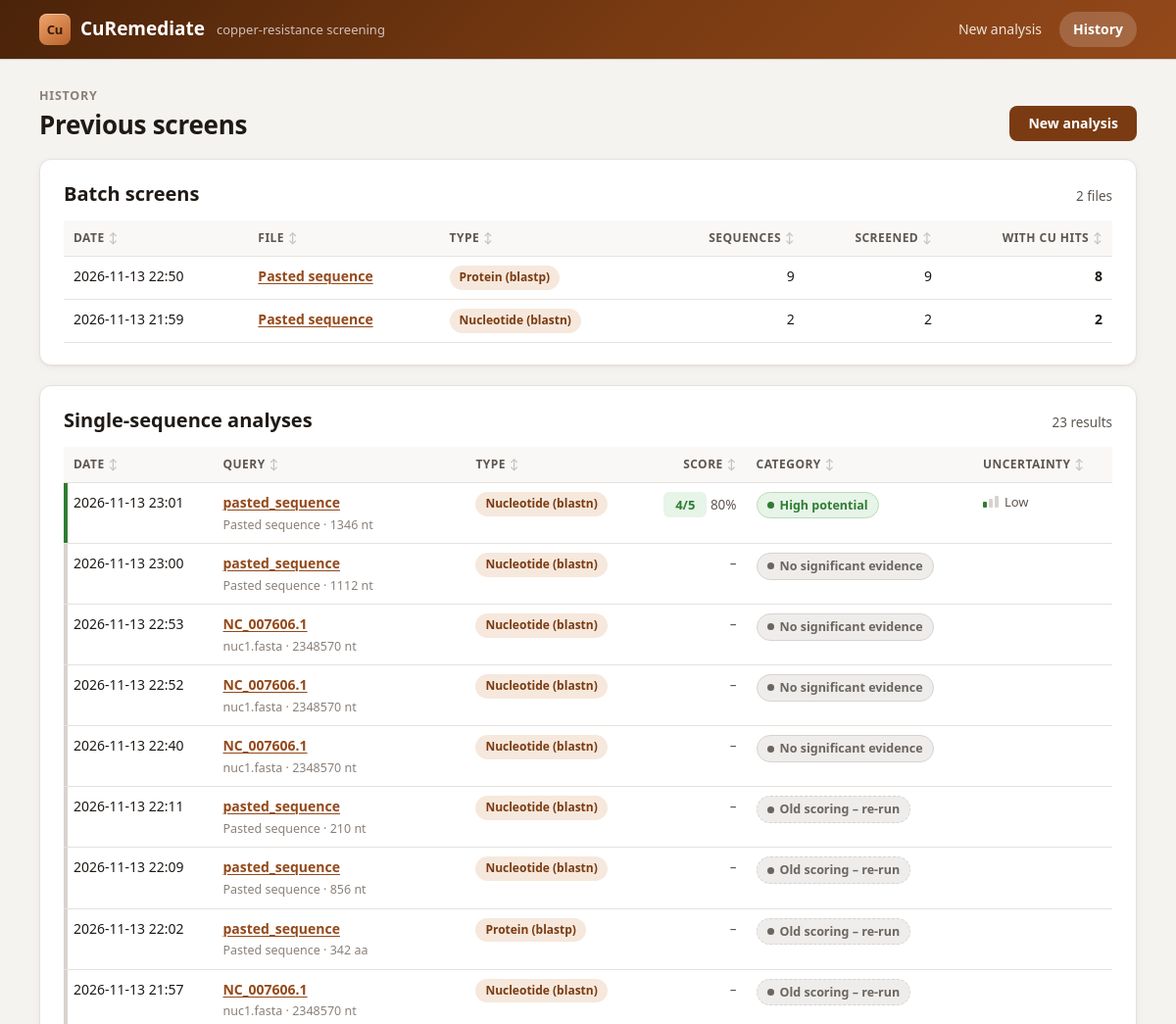
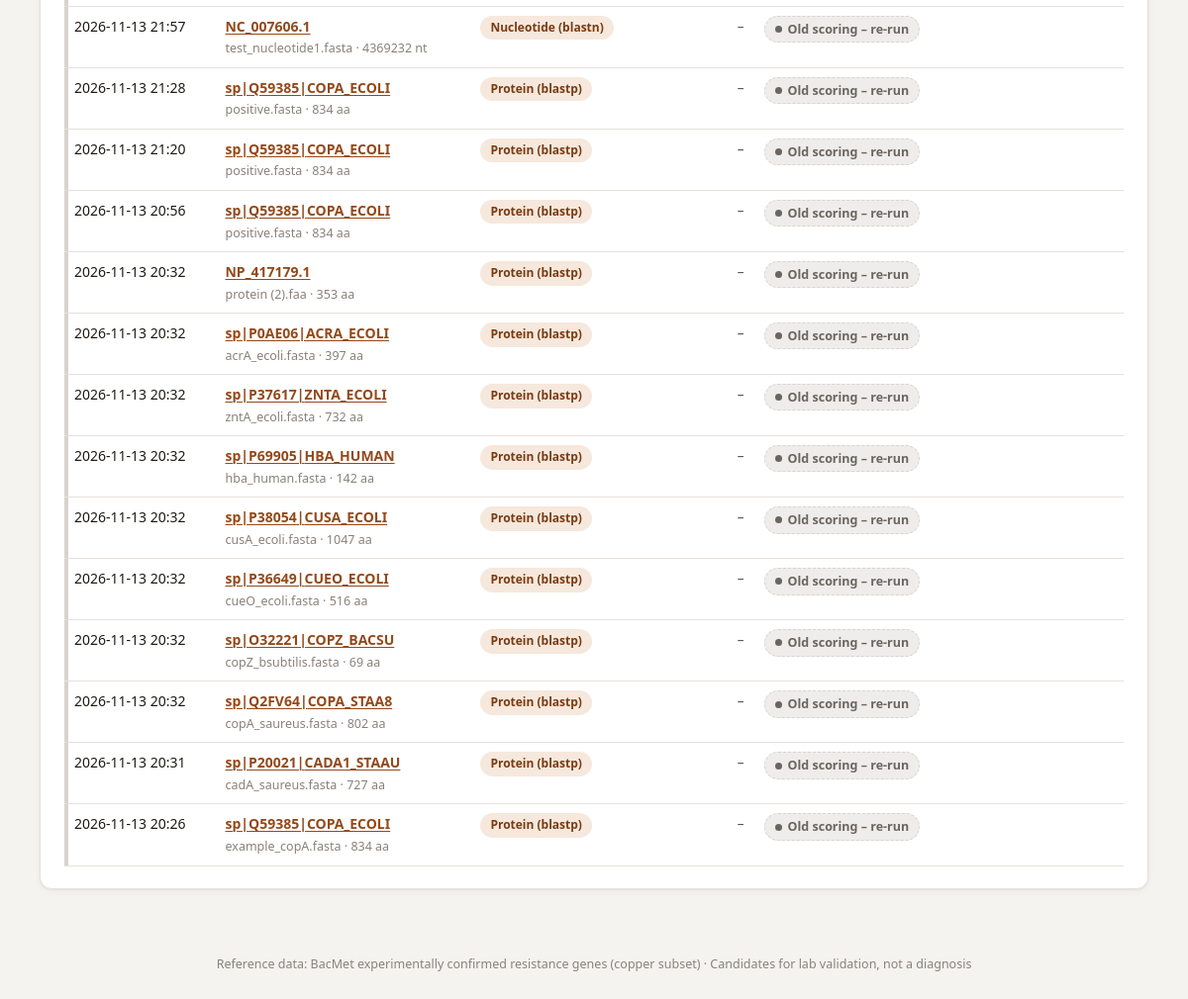
Before: /history/ with the older database file (2 pictures, top to bottom).
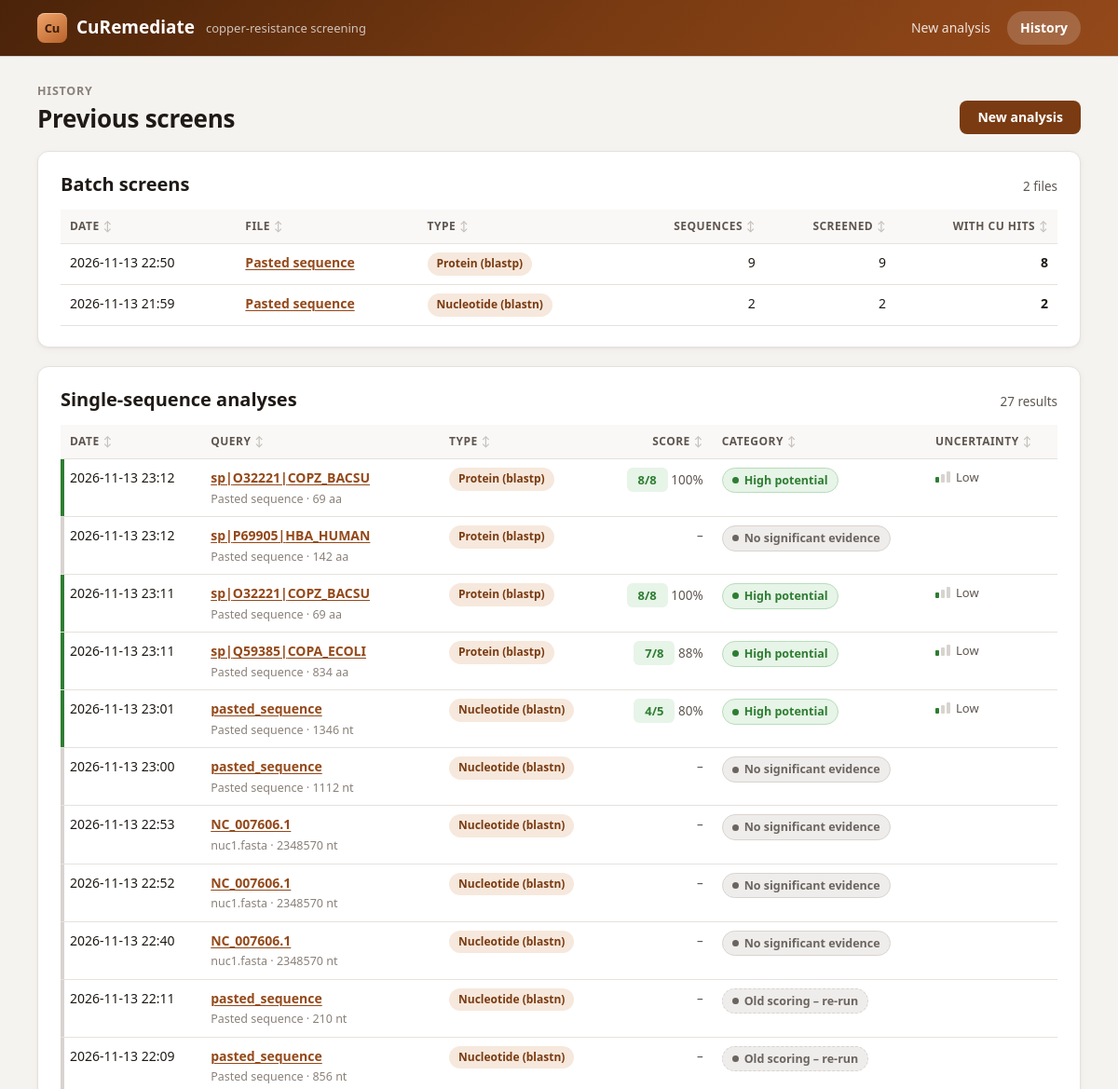
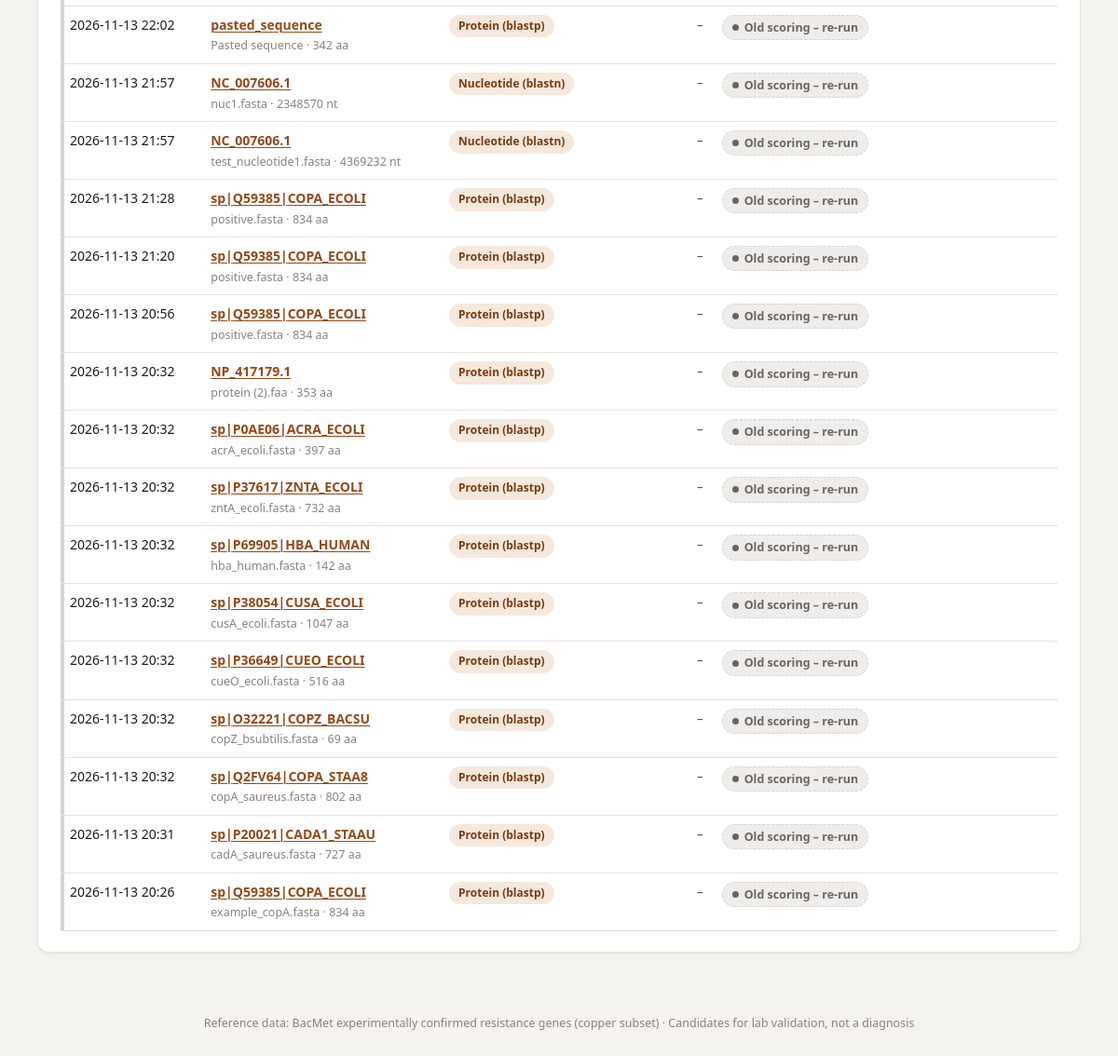
After: the same page with the newer database file (2 pictures, top to bottom).
### screening/models.py (models this page shows, shortened)
class Batch(models.Model):
    created_at = models.DateTimeField(auto_now_add=True)
    filename = models.CharField(max_length=255)
    seq_type = models.CharField(max_length=16, choices=SEQ_TYPES, default="protein")
    sequence_count = models.PositiveIntegerField()
    screened_count = models.PositiveIntegerField()
    skipped = models.JSONField(default=list, blank=True)  # [[query_id, reason], ...]
    class Meta:
        ordering = ["-created_at"]

class Analysis(models.Model):
    batch = models.ForeignKey(Batch, null=True, blank=True, on_delete=models.CASCADE, related_name="analyses")
    created_at = models.DateTimeField(auto_now_add=True)
    filename = models.CharField(max_length=255)
    seq_type = models.CharField(max_length=16, choices=SEQ_TYPES, default="protein")
    query_id = models.CharField(max_length=255)
    sequence = models.TextField()
    length = models.PositiveIntegerField()
    category = models.CharField(max_length=32, blank=True)
    score = models.PositiveSmallIntegerField(null=True, blank=True)
    max_score = models.PositiveSmallIntegerField(null=True, blank=True)  # maximum available for this sequence
    score_pct = models.FloatField(null=True, blank=True)
    uncertainty = models.CharField(max_length=16, blank=True)
    flags = models.JSONField(default=list, blank=True)
    breakdown = models.JSONField(default=list, blank=True)  # [{key, label, points (None = skipped), max, note}]
    conclusion = models.TextField(blank=True)
    class Meta:
        ordering = ["-created_at"]
    @property
    def unit(self):
        return "nt" if self.seq_type == "nucleotide" else "aa"
    @property
    def points(self):
        return {row["key"]: row["points"] for row in self.breakdown}

### screening/views.py (the view)
# urls.py: path("history/", views.history, name="history"),
def history(request):
    return render(request, "screening/history.html", {
        "batches": Batch.objects.all(),
        "analyses": Analysis.objects.filter(batch__isnull=True),
    })

### screening/templatetags/screening_ui.py (called while the page is built)
@register.filter
def breakable(text):
    escaped = conditional_escape(text)
    return mark_safe(escaped.replace("|", "|<wbr>").replace(":", ":<wbr>"))

@register.filter
def category_class(category):
    return CATEGORY_CLASSES.get(category, "legacy")

@register.filter
def uncertainty_class(uncertainty):
    return {"Low": "good", "Moderate": "mid", "High": "bad"}.get(uncertainty, "")

### screening/templates/screening/history.html (shortened to what this page needs)
{% extends "screening/base.html" %}
{% load screening_ui %}
{% block content %}
<div class="page-head">
  <div>
    <div class="eyebrow">History</div>
    <h1>Previous screens</h1>
  </div>
  <div class="page-actions"><a class="btn" href="{% url 'upload' %}">New analysis</a></div>
</div>
{% if not batches and not analyses %}
<section class="box empty-state">
  <svg class="icon-lg" viewBox="0 0 24 24" fill="none" stroke="currentColor" stroke-width="1.5" stroke-linecap="round" stroke-linejoin="round" aria-hidden="true"><path d="M3 12a9 9 0 1 0 3-6.7L3 8"/><path d="M3 3v5h5M12 7v5l3 2"/></svg>
  <h2>No analyses yet</h2>
  <p>Screen a protein or nucleotide sequence and its report will appear here.</p>
  <a class="btn" href="{% url 'upload' %}">Run your first analysis</a>
</section>
{% else %}
{% if batches %}
<section class="box">
  <div class="box-head"><h2>Batch screens</h2><span class="muted">{{ batches|length }} file{{ batches|length|pluralize }}</span></div>
  <div class="table-wrap">
    <table data-sortable>
      <thead>
        <tr>
          <th class="sortable" data-type="text">Date</th>
          <th class="sortable" data-type="text">File</th>
          <th class="sortable" data-type="text">Type</th>
          <th class="sortable num" data-type="num">Sequences</th>
          <th class="sortable num" data-type="num">Screened</th>
          <th class="sortable num" data-type="num">With Cu hits</th>
        </tr>
      </thead>
      <tbody>
        {% for b in batches %}
        <tr data-href="{% url 'batch' b.pk %}">
          <td class="nowrap" data-value="{{ b.created_at|date:'c' }}">{{ b.created_at|date:"Y-m-d H:i" }}</td>
          <td class="cell-id"><a href="{% url 'batch' b.pk %}"><strong>{{ b.filename }}</strong></a></td>
          <td><span class="tag">{{ b.get_seq_type_display }}</span></td>
          <td class="num">{{ b.sequence_count }}</td>
          <td class="num">{{ b.screened_count }}</td>
          <td class="num"><strong>{{ b.analyses.count }}</strong></td>
        </tr>
        {% endfor %}
      </tbody>
    </table>
  </div>
</section>
{% endif %}
<section class="box">
  <div class="box-head"><h2>Single-sequence analyses</h2>{% if analyses %}<span class="muted">{{ analyses|length }} result{{ analyses|length|pluralize }}</span>{% endif %}</div>
  {% if analyses %}
  <div class="table-wrap">
    <table data-sortable>
      <thead>
        <tr>
          <th class="sortable" data-type="text">Date</th>
          <th class="sortable" data-type="text">Query</th>
          <th class="sortable" data-type="text">Type</th>
          <th class="sortable num" data-type="num">Score</th>
          <th class="sortable" data-type="text">Category</th>
          <th class="sortable" data-type="num">Uncertainty</th>
        </tr>
      </thead>
      <tbody>
        {% for a in analyses %}
        {% with cat=a.category|category_class %}
        <tr class="cat-{{ cat }}" data-href="{% url 'result' a.pk %}">
          <td class="nowrap" data-value="{{ a.created_at|date:'c' }}">{{ a.created_at|date:"Y-m-d H:i" }}</td>
          <td class="cell-id"><a href="{% url 'result' a.pk %}"><strong>{{ a.query_id|breakable }}</strong></a><div class="cell-sub">{{ a.filename }} · {{ a.length }} {{ a.unit }}</div></td>
          <td><span class="tag">{{ a.get_seq_type_display }}</span></td>
          <td class="num nowrap" data-value="{{ a.score_pct|default_if_none:'-1' }}">{% if a.score is not None %}<span class="pill cat cat-{{ cat }}">{{ a.score }}/{{ a.max_score }}</span> <span class="muted">{{ a.score_pct|stringformat:".0f" }}%</span>{% else %}<span class="muted">–</span>{% endif %}</td>
          <td><span class="badge cat cat-{{ cat }}">{{ a.category|default:"Old scoring – re-run" }}</span></td>
          <td data-value="{% if a.uncertainty == 'Low' %}0{% elif a.uncertainty == 'Moderate' %}1{% elif a.uncertainty == 'High' %}2{% else %}3{% endif %}">
            {% if a.uncertainty %}<span class="unc {{ a.uncertainty|uncertainty_class }}"><span class="unc-bars" aria-hidden="true"><i></i><i></i><i></i></span>{{ a.uncertainty }}</span>{% endif %}
          </td>
        </tr>
        {% endwith %}
        {% endfor %}
      </tbody>
    </table>
  </div>
  {% else %}
  <p class="muted">No single-sequence analyses yet.</p>
  {% endif %}
</section>
{% endif %}
{% endblock %}

### screening/templates/screening/base.html (shortened to what this page needs)
{% load static %}<!doctype html>
<html lang="en">
<head>
<link rel="stylesheet" href="{% static 'screening/app.css' %}">
</head>
<body>
{% with url_name=request.resolver_match.url_name %}
<header class="site-header">
  <div class="inner">
    <a class="brand" href="{% url 'upload' %}"><span class="brand-mark" aria-hidden="true">Cu</span>CuRemediate<small>copper-resistance screening</small></a>
    <nav class="site-nav" aria-label="Main">
      <a href="{% url 'upload' %}" {% if url_name == 'upload' %}class="active" aria-current="page"{% endif %}>New analysis</a>
      <a href="{% url 'history' %}" {% if url_name == 'history' or url_name == 'result' or url_name == 'batch' %}class="active"{% endif %}{% if url_name == 'history' %} aria-current="page"{% endif %}>History</a>
    </nav>
  </div>
</header>
{% endwith %}
<main>{% block content %}{% endblock %}</main>
<footer class="site-footer">Reference data: BacMet experimentally confirmed resistance genes (copper subset) · Candidates for lab validation, not a diagnosis</footer>
</body>
</html>

Changed rows visible on the page:
added Analysis: created_at "2026-11-13 23:12", query_id|breakable "sp| O32221| COPZ_BACSU", filename "Pasted sequence", length "69", unit "aa", seq_type "Protein (blastp)", score "8", max_score "8", score_pct "100", category "High potential", uncertainty "Low"
added Analysis: created_at "2026-11-13 23:12", query_id|breakable "sp| P69905| HBA_HUMAN", filename "Pasted sequence", length "142", unit "aa", seq_type "Protein (blastp)", {{ a.score_pct|default_if_none:'-1' }} -1 (drawn), category "No significant evidence"
added Analysis: created_at "2026-11-13 23:11", query_id|breakable "sp| O32221| COPZ_BACSU", filename "Pasted sequence", length "69", unit "aa", seq_type "Protein (blastp)", score "8", max_score "8", score_pct "100", category "High potential", uncertainty "Low"
added Analysis: created_at "2026-11-13 23:11", query_id|breakable "sp| Q59385| COPA_ECOLI", filename "Pasted sequence", length "834", unit "aa", seq_type "Protein (blastp)", score "7", max_score "8", score_pct "88", category "High potential", uncertainty "Low"
Other visible differences:
{{ analyses|length }}: "23" → "27"
